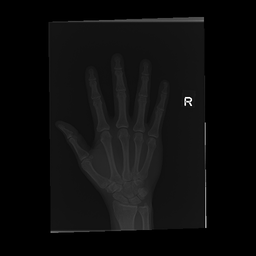
#> input picture Imgs/image1.png, 256 x 256 px, shrunk from 512 x 512 before the run, found by its file name
$ jupyter execute TrabalhoM1.2.ipynb
#> lines starting #> are read from the running program, lines starting #| are printed output that depends on the picture; after the words box and inside, x2 and y2 are one past the last pixel; in counts of white or black regions, pixels touching at a corner belong together
# **Trabalho m1.2 - PDI**

**Alunos:** Eduardo Doli Jaques de Oliveira Junior, Miguel Pezzini Kuhr e Nicolas Mendonça Melo Fajardo

**Região do corpo MURA:** Mão

[cell 1]
#carregar as bibliotecas
import cv2
import numpy as np
import matplotlib.pyplot as plt
from google.colab.patches import cv2_imshow

np.random.seed(42)  # reprodutibilidade do ruído

[cell 2]
#carregar as imagens
caminhos = [
    '/content/image1.png',
    '/content/image2.png',
    '/content/image3.png',
]

imgs_originais = []

for caminho in caminhos:
    img_bgr = cv2.imread(caminho, 1)
#> img_bgr is the input picture: shape (256, 256, 3); min 0, max 255, mean 13

    B = img_bgr[:, :, 0].astype(np.float64)
    G = img_bgr[:, :, 1].astype(np.float64)
    R = img_bgr[:, :, 2].astype(np.float64)

    img_cinza = 0.299 * R + 0.587 * G + 0.114 * B
    img_cinza = np.clip(img_cinza, 0, 255).astype(np.uint8)

    imgs_originais.append(img_cinza)

#for img in imgs_originais:
#    cv2_imshow(img)

# Caracterização inicial:

Imagem 1: "analise da imagem 1"

[cell 3]
cv2_imshow(imgs_originais[0])

Imagem 2: "analise da imagem 3"

[cell 4]
cv2_imshow(imgs_originais[1])

Imagem 3: "analise da imagem 3"

[cell 5]
cv2_imshow(imgs_originais[2])

Insersão de Ruído Sal e Pimenta

[cell 6]
prob_ruido = 0.01  # 1% dos pixels afetados

imgs_ruidosas = []

for img in imgs_originais:
    img_ruidosa = img.copy()
    h, w = img_ruidosa.shape

    mascara = np.random.rand(h, w)
    img_ruidosa[mascara < prob_ruido / 2] = 0
    img_ruidosa[mascara > 1 - prob_ruido / 2] = 255

    imgs_ruidosas.append(img_ruidosa)
#> this loop made 3 passes
#> (h, w) on passes 1 to 3: (256, 256), (256, 210), (172, 256)
#> pass 1, `mascara = np.random.rand(h, w)`:
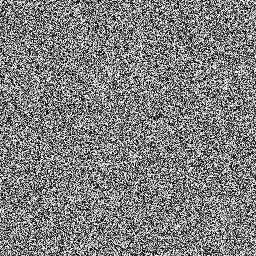
#> mascara: shape (256, 256) float64; min 5.54e-06, max 1, mean 0.5
#> after the loop:
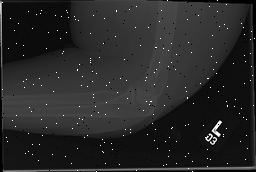
#> img_ruidosa: shape (172, 256); min 0, max 255, mean 39.4
#> after the loop, imgs_ruidosas = 3 items

for img in imgs_ruidosas:
    cv2_imshow(img)
#> this loop made 3 passes

Pipeline 01 - Equalização de Histograma (OP) -> Filtro da Mediana (Suavização) -> High-Boost (Aguçamento)

Operação pontual — Equalização de Histograma

Histograma -> CDF -> LUT -> aplicação pixel a pixel.

[cell 7]
imgs_equalizadas_c1 = []

for img in imgs_ruidosas:
    histograma = np.zeros(256, dtype=np.int64)
    for v in range(256):
        histograma[v] = np.sum(img == v)

    cdf = np.cumsum(histograma)
    cdf_normalizada = cdf / cdf[-1]

    lut = np.round(cdf_normalizada * 255).astype(np.uint8)

    img_equalizada = lut[img]
    imgs_equalizadas_c1.append(img_equalizada)
#> after the loop, imgs_equalizadas_c1 = 3 items

# Exemplo: histograma antes x depois, para a primeira imagem
fig, eixos = plt.subplots(1, 2, figsize=(10, 4))
eixos[0].hist(imgs_ruidosas[0].ravel(), bins=256, range=(0, 255))
eixos[0].set_title('Histograma original (com ruído)')
eixos[1].hist(imgs_equalizadas_c1[0].ravel(), bins=256, range=(0, 255))
eixos[1].set_title('Histograma equalizado')
plt.show()
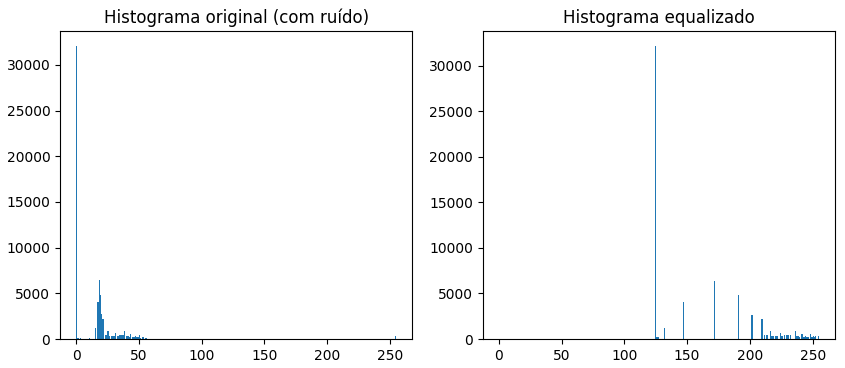
#> figure drawn by matplotlib, 2 panels; panel 1: tallest bar 32113 high, from x = 0 to 0.996; panel 2: tallest bar 32205 high, from x = 124.5 to 125.5

for img in imgs_equalizadas_c1:
    cv2_imshow(img)

Suavização — Filtro da Mediana

Filtro estatístico não-linear, adequado para ruído impulsivo (sal e pimenta).

[cell 8]
k_mediana = 3
raio = k_mediana // 2

imgs_suavizadas_c1 = []

for img in imgs_equalizadas_c1:
    h, w = img.shape
    img_padded = np.pad(img, raio, mode='reflect')
    img_suavizada = np.zeros_like(img)

    for i in range(h):
        for j in range(w):
            janela = img_padded[i:i + k_mediana, j:j + k_mediana]
            img_suavizada[i, j] = np.median(janela)

    imgs_suavizadas_c1.append(img_suavizada)
#> this loop made 3 passes
#> pass 1, `img_padded = np.pad(img, raio, mode='reflect')`:
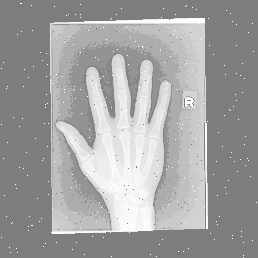
#> img_padded: shape (258, 258); min 125, max 255, mean 160.5
#> after the loop, imgs_suavizadas_c1 = 3 items

for img in imgs_suavizadas_c1:
    cv2_imshow(img)

Aguçamento — High-Boost Filtering (Unsharp Masking generalizado)

$g = f + k\cdot(f - \bar f)$, onde $\bar f$ é a imagem borrada (média 5x5) e $k$ controla a intensidade do realce ($k=1$: unsharp clássico; $k>1$: highboost).

[cell 9]
k_blur = 5
raio_blur = k_blur // 2
k_boost = 1.5

imgs_final_c1 = []

for img in imgs_suavizadas_c1:
    h, w = img.shape
    img_f = img.astype(np.float64)
    img_padded = np.pad(img_f, raio_blur, mode='reflect')

    img_borrada = np.zeros((h, w), dtype=np.float64)
    for i in range(h):
        for j in range(w):
            janela = img_padded[i:i + k_blur, j:j + k_blur]
            img_borrada[i, j] = np.mean(janela)

    mascara_unsharp = img_f - img_borrada
    img_realcada = img_f + k_boost * mascara_unsharp
    img_realcada = np.clip(img_realcada, 0, 255).astype(np.uint8)

    imgs_final_c1.append(img_realcada)
#> this loop made 3 passes
#> pass 1, `img_realcada = img_f + k_boost * mascara_unsharp`:
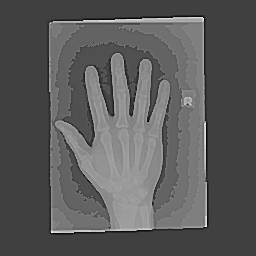
#> img_realcada: shape (256, 256) float64; min 38.34, max 381.9, mean 160.9; drawn with min black and max white
#> after the loop:
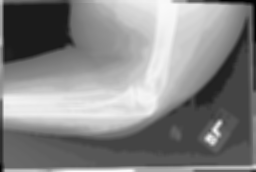
#> img_borrada: shape (172, 256) float64; min 5, max 250.4, mean 134.5
#> after the loop, imgs_final_c1 = 3 items

for img in imgs_final_c1:
    cv2_imshow(img)

Pipeline 02 - Filtro da Mediana (Suavização) -> Estiramento por Percentil (OP) -> High-Boost (Aguçamento)

A mediana remove o ruído impulsivo antes do contraste. A operação pontual deixa de ser a equalização global (que é dominada pelo fundo preto) e passa a ser um estiramento linear pelos percentis 1–99% só da região da placa; o fundo permanece 0. O high-boost usa $k$ mais baixo para não saturar os ossos.

Suavização — Filtro da Mediana

Aplicado diretamente sobre as imagens ruidosas (`k=3`).

[cell 10]
imgs_suavizadas_c2 = []

for img in imgs_ruidosas:
    h, w = img.shape
    img_padded = np.pad(img, raio, mode='reflect')
    img_suavizada = np.zeros_like(img)

    for i in range(h):
        for j in range(w):
            janela = img_padded[i:i + k_mediana, j:j + k_mediana]
            img_suavizada[i, j] = np.median(janela)

    imgs_suavizadas_c2.append(img_suavizada)
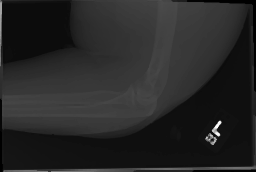
#> img_suavizada: shape (172, 256); min 0, max 253, mean 38.4
#> after the loop, imgs_suavizadas_c2 = 3 items

for img in imgs_suavizadas_c2:
    cv2_imshow(img)

Operação pontual — Estiramento de Contraste por Percentil

Máscara de fundo (`img > 8`): histograma da placa → percentis 1% e 99% → LUT linear para $[0, 255]$. Pixels de fundo ficam em 0, então o pico preto não empurra os ossos para o branco.

[cell 11]
limiar_fundo = 8
p_low = 1
p_high = 99

imgs_estiradas_c2 = []

for img in imgs_suavizadas_c2:
    mascara_placa = img > limiar_fundo

    if np.any(mascara_placa):
        valores = img[mascara_placa].astype(np.float64)
        lo = np.percentile(valores, p_low)
        hi = np.percentile(valores, p_high)
    else:
        lo, hi = 0.0, 255.0

    img_f = img.astype(np.float64)
    if hi > lo:
        img_estirada = (img_f - lo) * (255.0 / (hi - lo))
    else:
        img_estirada = img_f.copy()

    img_estirada = np.clip(img_estirada, 0, 255).astype(np.uint8)
    img_estirada[~mascara_placa] = 0
    imgs_estiradas_c2.append(img_estirada)
#> this loop made 3 passes
#> (lo, hi) on passes 1 to 3: (15, 68), (9, 87), (12, 99)
#> pass 1, `mascara_placa = img > limiar_fundo`:
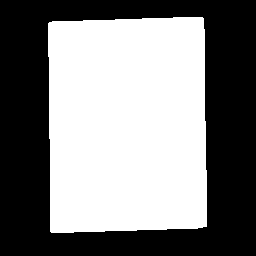
#> mascara_placa: shape (256, 256) bool; 50.5% white; 1 black region, box (x1, y1, x2, y2) and area: (0, 0, 256, 256) 32417
#> after the loop:
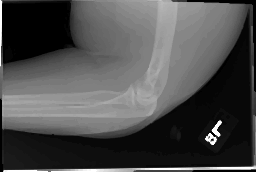
#> img_estirada: shape (172, 256); min 0, max 255, mean 76.4
#> after the loop, imgs_estiradas_c2 = 3 items

for img in imgs_estiradas_c2:
    cv2_imshow(img)
#> this loop made 3 passes
#> pass 2, `cv2_imshow(img)`:
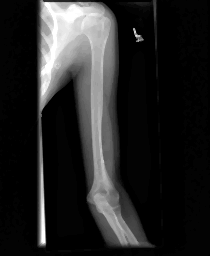
#> shown: shape (256, 210); min 0, max 255, mean 36.9

Aguçamento — High-Boost

Mesma janela de média da Pipeline 01 (`k_blur=5`), com $k$ menor (`k_boost=1.2`) porque o estiramento já recuperou contraste e um boost forte saturaria os ossos.

[cell 12]
k_boost_c2 = 1.2

imgs_final_c2 = []

for img in imgs_estiradas_c2:
    h, w = img.shape
    img_f = img.astype(np.float64)
    img_padded = np.pad(img_f, raio_blur, mode='reflect')

    img_borrada = np.zeros((h, w), dtype=np.float64)
    for i in range(h):
        for j in range(w):
            janela = img_padded[i:i + k_blur, j:j + k_blur]
            img_borrada[i, j] = np.mean(janela)

    mascara_unsharp = img_f - img_borrada
    img_realcada = img_f + k_boost_c2 * mascara_unsharp
    img_realcada = np.clip(img_realcada, 0, 255).astype(np.uint8)

    imgs_final_c2.append(img_realcada)
#> after the loop, imgs_final_c2 = 3 items

for img in imgs_final_c2:
    cv2_imshow(img)
